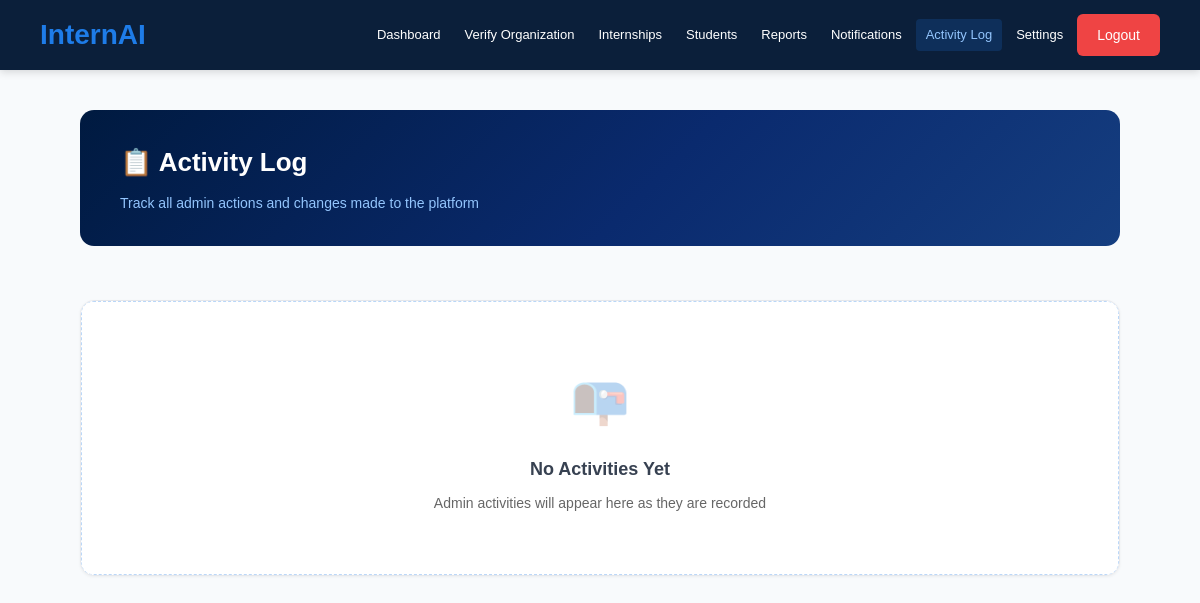
/admin/activity-log (signed in), run on an earlier commit of the app's database.
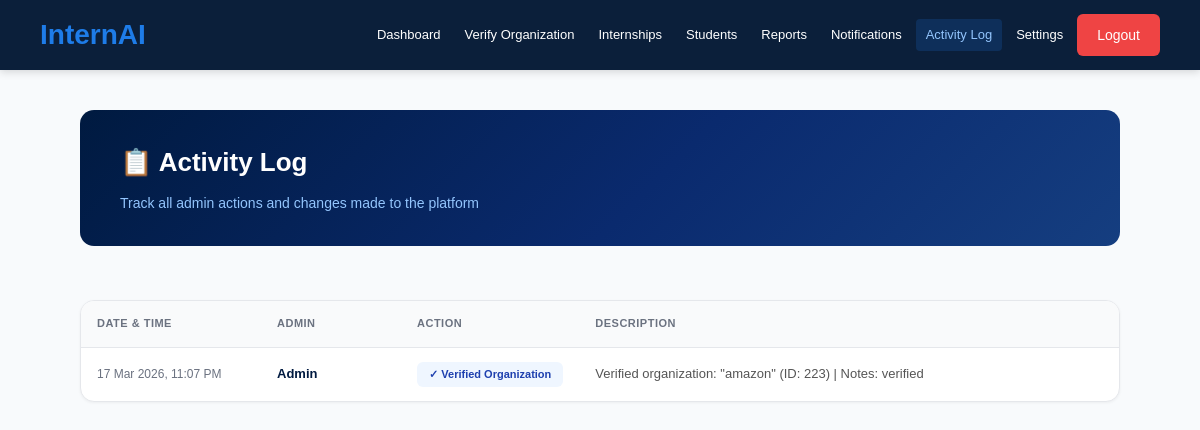
And on a later commit of the database.
### app.py (models this page shows)
class User(UserMixin, db.Model):
    id = db.Column(db.Integer, primary_key=True)
    name = db.Column(db.String(100))
    email = db.Column(db.String(100), unique=True)
    password = db.Column(db.String(100))
    role = db.Column(db.String(20))  # student, organization, admin

class AdminActivityLog(db.Model):
    id = db.Column(db.Integer, primary_key=True)
    admin_id = db.Column(db.Integer, db.ForeignKey('user.id'), nullable=False)
    action = db.Column(db.String(200), nullable=False)  # e.g., "Approved Internship", "Verified Organization"
    description = db.Column(db.Text)  # Detailed description of what was changed
    created_at = db.Column(db.DateTime, default=datetime.utcnow)
    admin = db.relationship('User', backref='activity_logs')

### app.py (the view)
@app.route('/admin/activity-log')
@login_required
@admin_required
def admin_activity_log():
    page = request.args.get('page', 1, type=int)
    per_page = 20
    activities = AdminActivityLog.query.order_by(AdminActivityLog.created_at.desc()).paginate(
        page=page, per_page=per_page, error_out=False
    )
    activity_list = []
    for activity in activities.items:
        admin_user = User.query.get(activity.admin_id)
        activity_list.append({
            'id': activity.id,
            'date': activity.created_at.strftime('%d %b %Y, %I:%M %p') if activity.created_at else '',
            'admin': admin_user.name if admin_user else 'Unknown Admin',
            'action': activity.action,
            'description': activity.description,
            'created_at': activity.created_at
        })
    return render_template('admin_activity_log.html', activities=activity_list, pagination=activities)

### app.py (called while the page is built)
def admin_required(f):
    @wraps(f)
    def decorated_function(*args, **kwargs):
        if not current_user.is_authenticated or current_user.role != 'admin':
            return redirect(url_for('home'))
        return f(*args, **kwargs)
    return decorated_function

@login_manager.user_loader
def load_user(user_id):
    return User.query.get(int(user_id))

### templates/admin_activity_log.html (shortened to what this page needs)
{% extends "base.html" %} {% block content %}
<div class="container admin-dashboard-page adm-dashboard-vertical">
  <main class="adm-main">
    <div class="activity-log-header">
      <h1>📋 Activity Log</h1>
      <p>Track all admin actions and changes made to the platform</p>
    </div>
    <div class="activity-table-container">
      {% if activities %}
      <table class="activity-table">
        <thead>
          <tr>
            <th style="width: 180px">Date & Time</th>
            <th style="width: 140px">Admin</th>
            <th style="width: 150px">Action</th>
            <th>Description</th>
          </tr>
        </thead>
        <tbody>
          {% for activity in activities %}
          <tr>
            <td class="date">{{ activity.date }}</td>
            <td class="admin">{{ activity.admin }}</td>
            <td class="action">
              {% if 'Approved' in activity.action or 'approve' in
              activity.action.lower() %}
              <span class="activity-badge approve"
                >✓ {{ activity.action }}</span
              >
              {% elif 'Rejected' in activity.action or 'reject' in
              activity.action.lower() %}
              <span class="activity-badge reject">✗ {{ activity.action }}</span>
              {% elif 'Verified' in activity.action or 'verify' in
              activity.action.lower() %}
              <span class="activity-badge verify">✓ {{ activity.action }}</span>
              {% else %}
              <span class="activity-badge update">{{ activity.action }}</span>
              {% endif %}
            </td>
            <td class="description" title="{{ activity.description }}">
              {{ activity.description if activity.description else 'No details'
              }}
            </td>
          </tr>
          {% endfor %}
        </tbody>
      </table>
      {% else %}
      <div class="empty-state">
        <div class="empty-state-icon">📭</div>
        <h3>No Activities Yet</h3>
        <p>Admin activities will appear here as they are recorded</p>
      </div>
      {% endif %}
    </div>
  </main>
</div>
{% endblock %}

What changed in the data, as far as the page shows it:
now on this page (row unchanged): User: admin "Admin"
added AdminActivityLog: action "Verified Organization", description "Verified organization: \"amazon\" (ID: 223) | Notes: verified"
Also different on the page:
text no longer shown: "📭 No Activities Yet Admin activities will appear here as they are recorded"
text now shown: "DATE & TIME ADMIN ACTION DESCRIPTION"
new list line: "17 Mar 2026, 11:07 PM"
